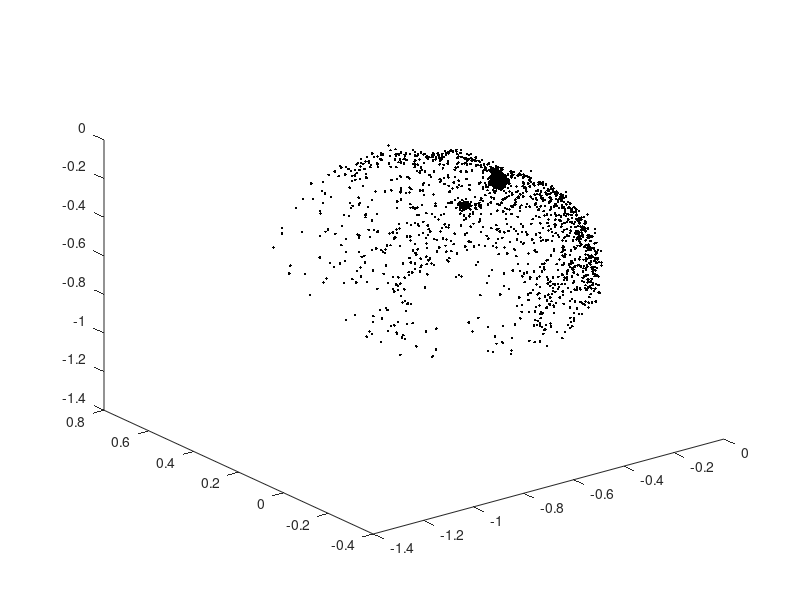

Recreate this plot in MATLAB. (Note: this script raises an error after producing the figure.)
clear all;
close all;

load magneticData3
x = magneticData3(:,1);
meanx = mean(x);
sigmax = var(x);
y = magneticData3(:,2);
meany = mean(y);
sigmay = var(y);
z = magneticData3(:,3);
meanz = mean(z);
sigmaz = var(z);
xScaled = 0.001 * x; yScaled = 0.001 * y; zScaled = 0.001 *z;

plot3(xScaled, yScaled, zScaled, 'k.');
hold on;
[center, radii, evecs, v, chi2] = ellipsoid_fit([xScaled, yScaled, zScaled]);
a = radii(1); b = radii(2); c = radii(3);
[xE, yE, zE] = ellipsoid(center(1),center(2),center(3),a,b,c);
axis equal;
surf(xE, yE, zE);
alpha(0.5);
shading interp
plot3(center(1),center(2), center(3), '.r', 'MarkerSize', 10);
text(center(1),center(2), center(3), '(-0.6067, 0.1901, -0.5606)');
dataMatrix = [xScaled yScaled zScaled];
A = eye(3);
for i = 1:3,
    if i == 1,
        A(i, i) = a ^ 2;
    end
    if i == 2,
        A(i, i) = b ^ 2;
    end
    if i == 3,
        A(i, i) = c ^ 2;
    end
end
[~, S, V] = svd(A);
M = V * diag(1 ./ sqrt(diag(S))) * V';
for i = 1 : size(dataMatrix, 1),
    dataMatrix(i,:) = dataMatrix(i,:) - center';
end
calibratedData = (M * dataMatrix')';
[center1, radii1, evecs1, v1, chi21] = ellipsoid_fit([calibratedData(:, 1), calibratedData(:, 2), calibratedData(:, 3)]);
[xS, yS, zS] = ellipsoid(center1(1),center1(2),center1(3),radii1(1),radii1(2),radii1(3));
axis equal;
surf(xS, yS, zS);
shading interp
alpha(0.5);